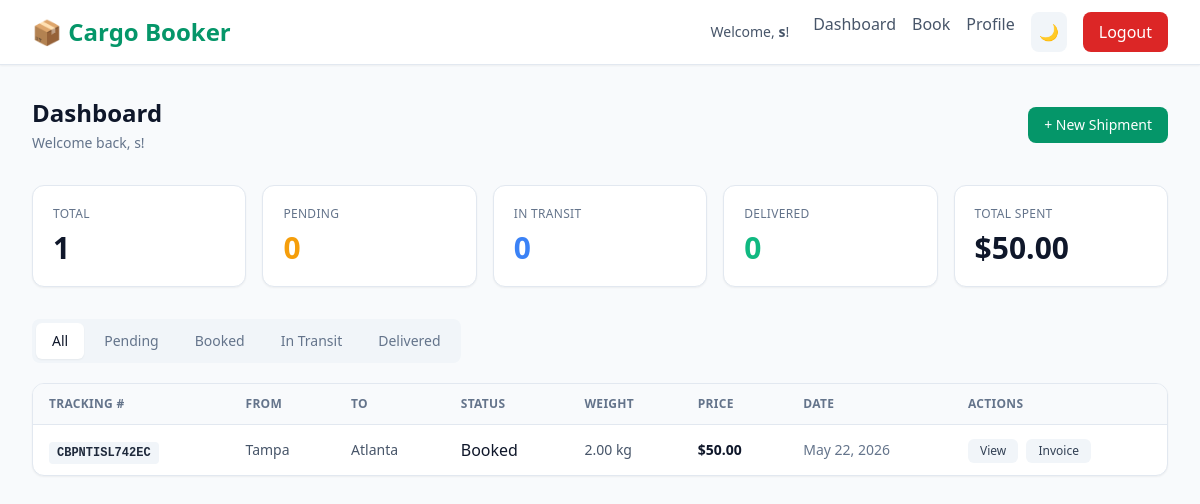
/dashboard/ (signed in), run on the app's committed database.
### shipments/models.py (models this page shows, shortened)
class Shipment(models.Model):
    CARGO_TYPE_CHOICES = [
        ('documents', 'Documents'),
        ('fragile', 'Fragile Items'),
        ('perishable', 'Perishable Goods'),
        ('electronics', 'Electronics'),
        ('furniture', 'Furniture'),
        ('machinery', 'Machinery'),
        ('other', 'Other'),
    ]
    STATUS_CHOICES = [
        ('pending', 'Pending'),
        ('booked', 'Booked'),
        ('in_transit', 'In Transit'),
        ('delivered', 'Delivered'),
        ('cancelled', 'Cancelled'),
    ]
    user = models.ForeignKey(User, on_delete=models.CASCADE, related_name='shipments')
    tracking_number = models.CharField(max_length=20, unique=True, default=generate_tracking_number)
    sender_name = models.CharField(max_length=255)
    sender_email = models.EmailField()
    sender_phone = models.CharField(max_length=20)
    sender_address = models.TextField()
    sender_city = models.CharField(max_length=100)
    sender_postal = models.CharField(max_length=20)
    receiver_name = models.CharField(max_length=255)
    receiver_email = models.EmailField()
    receiver_phone = models.CharField(max_length=20)
    receiver_address = models.TextField()
    receiver_city = models.CharField(max_length=100)
    receiver_postal = models.CharField(max_length=20)
    cargo_type = models.CharField(max_length=20, choices=CARGO_TYPE_CHOICES)
    cargo_description = models.TextField()
    weight_kg = models.DecimalField(max_digits=10, decimal_places=2)
    cargo_type_price = models.DecimalField(max_digits=10, decimal_places=2, default=0)  # per kg
    total_price = models.DecimalField(max_digits=10, decimal_places=2, default=0)
    status = models.CharField(max_length=20, choices=STATUS_CHOICES, default='pending')
    created_at = models.DateTimeField(auto_now_add=True)
    updated_at = models.DateTimeField(auto_now=True)
    estimated_delivery = models.DateTimeField(null=True, blank=True)
    class Meta:
        ordering = ['-created_at']

### shipments/views.py (the view)
# urls.py: path('dashboard/', views.dashboard, name='dashboard'),
@login_required(login_url='login')
def dashboard(request):
    shipments = request.user.shipments.all()
    stats = {
        'total_shipments': shipments.count(),
        'pending': shipments.filter(status='pending').count(),
        'in_transit': shipments.filter(status='in_transit').count(),
        'delivered': shipments.filter(status='delivered').count(),
        'total_spent': sum(s.total_price for s in shipments) if shipments else 0,
    }
    status_filter = request.GET.get('status')
    if status_filter:
        shipments = shipments.filter(status=status_filter)
    search_query = request.GET.get('search', '')
    if search_query:
        shipments = shipments.filter(
            Q(tracking_number__icontains=search_query) |
            Q(sender_name__icontains=search_query) |
            Q(receiver_name__icontains=search_query)
        )
    return render(request, 'dashboard.html', {
        'shipments': shipments,
        'stats': stats,
        'status_filter': status_filter,
        'search_query': search_query
    })

### templates/dashboard.html (shortened to what this page needs)
{% extends 'base.html' %}
{% block content %}
<div class="max-w-7xl mx-auto px-4 sm:px-6 lg:px-8 py-8">
    <div class="flex justify-between items-center mb-8">
        <div>
            <h1 class="text-2xl font-bold text-slate-900 dark:text-white">Dashboard</h1>
            <p class="text-slate-500 dark:text-slate-400 text-sm mt-1">Welcome back, {{ request.user.first_name|default:request.user.username }}!</p>
        </div>
        <a href="{% url 'book_shipment' %}"
           class="px-4 py-2 bg-emerald-600 hover:bg-emerald-700 text-white rounded-lg font-medium text-sm transition-colors">
            + New Shipment
        </a>
    </div>
    <div class="grid grid-cols-2 md:grid-cols-5 gap-4 mb-8">
        <div class="bg-white dark:bg-slate-800 border border-slate-200 dark:border-slate-700 rounded-xl p-5 shadow-sm">
            <div class="text-xs font-600 text-slate-500 dark:text-slate-400 uppercase tracking-wide mb-2">Total</div>
            <div class="text-3xl font-bold text-slate-900 dark:text-white">{{ stats.total_shipments }}</div>
        </div>
        <div class="bg-white dark:bg-slate-800 border border-slate-200 dark:border-slate-700 rounded-xl p-5 shadow-sm">
            <div class="text-xs font-600 text-slate-500 dark:text-slate-400 uppercase tracking-wide mb-2">Pending</div>
            <div class="text-3xl font-bold text-amber-500">{{ stats.pending }}</div>
        </div>
        <div class="bg-white dark:bg-slate-800 border border-slate-200 dark:border-slate-700 rounded-xl p-5 shadow-sm">
            <div class="text-xs font-600 text-slate-500 dark:text-slate-400 uppercase tracking-wide mb-2">In Transit</div>
            <div class="text-3xl font-bold text-blue-500">{{ stats.in_transit }}</div>
        </div>
        <div class="bg-white dark:bg-slate-800 border border-slate-200 dark:border-slate-700 rounded-xl p-5 shadow-sm">
            <div class="text-xs font-600 text-slate-500 dark:text-slate-400 uppercase tracking-wide mb-2">Delivered</div>
            <div class="text-3xl font-bold text-emerald-500">{{ stats.delivered }}</div>
        </div>
        <div class="bg-white dark:bg-slate-800 border border-slate-200 dark:border-slate-700 rounded-xl p-5 shadow-sm">
            <div class="text-xs font-600 text-slate-500 dark:text-slate-400 uppercase tracking-wide mb-2">Total Spent</div>
            <div class="text-3xl font-bold text-slate-900 dark:text-white">${{ stats.total_spent|floatformat:2 }}</div>
        </div>
    </div>
    <div class="flex gap-1 mb-5 bg-slate-100 dark:bg-slate-800 p-1 rounded-lg w-fit">
        <a href="{% url 'dashboard' %}"
           class="px-4 py-2 rounded-md text-sm font-medium transition-all
                  {% if not status_filter %}bg-white dark:bg-slate-700 text-slate-900 dark:text-white shadow-sm{% else %}text-slate-500 dark:text-slate-400 hover:text-slate-700 dark:hover:text-slate-200{% endif %}">
            All
        </a>
        <a href="?status=pending"
           class="px-4 py-2 rounded-md text-sm font-medium transition-all
                  {% if status_filter == 'pending' %}bg-white dark:bg-slate-700 text-slate-900 dark:text-white shadow-sm{% else %}text-slate-500 dark:text-slate-400 hover:text-slate-700 dark:hover:text-slate-200{% endif %}">
            Pending
        </a>
        <a href="?status=booked"
           class="px-4 py-2 rounded-md text-sm font-medium transition-all
                  {% if status_filter == 'booked' %}bg-white dark:bg-slate-700 text-slate-900 dark:text-white shadow-sm{% else %}text-slate-500 dark:text-slate-400 hover:text-slate-700 dark:hover:text-slate-200{% endif %}">
            Booked
        </a>
        <a href="?status=in_transit"
           class="px-4 py-2 rounded-md text-sm font-medium transition-all
                  {% if status_filter == 'in_transit' %}bg-white dark:bg-slate-700 text-slate-900 dark:text-white shadow-sm{% else %}text-slate-500 dark:text-slate-400 hover:text-slate-700 dark:hover:text-slate-200{% endif %}">
            In Transit
        </a>
        <a href="?status=delivered"
           class="px-4 py-2 rounded-md text-sm font-medium transition-all
                  {% if status_filter == 'delivered' %}bg-white dark:bg-slate-700 text-slate-900 dark:text-white shadow-sm{% else %}text-slate-500 dark:text-slate-400 hover:text-slate-700 dark:hover:text-slate-200{% endif %}">
            Delivered
        </a>
    </div>
    <div class="bg-white dark:bg-slate-800 border border-slate-200 dark:border-slate-700 rounded-xl overflow-hidden shadow-sm">
        {% if shipments %}
        <table class="w-full border-collapse">
            <thead>
                <tr class="bg-slate-50 dark:bg-slate-900 border-b border-slate-200 dark:border-slate-700">
                    <th class="px-4 py-3 text-left text-xs font-700 text-slate-500 dark:text-slate-400 uppercase tracking-wide">Tracking #</th>
                    <th class="px-4 py-3 text-left text-xs font-700 text-slate-500 dark:text-slate-400 uppercase tracking-wide">From</th>
                    <th class="px-4 py-3 text-left text-xs font-700 text-slate-500 dark:text-slate-400 uppercase tracking-wide">To</th>
                    <th class="px-4 py-3 text-left text-xs font-700 text-slate-500 dark:text-slate-400 uppercase tracking-wide">Status</th>
                    <th class="px-4 py-3 text-left text-xs font-700 text-slate-500 dark:text-slate-400 uppercase tracking-wide">Weight</th>
                    <th class="px-4 py-3 text-left text-xs font-700 text-slate-500 dark:text-slate-400 uppercase tracking-wide">Price</th>
                    <th class="px-4 py-3 text-left text-xs font-700 text-slate-500 dark:text-slate-400 uppercase tracking-wide">Date</th>
                    <th class="px-4 py-3 text-left text-xs font-700 text-slate-500 dark:text-slate-400 uppercase tracking-wide">Actions</th>
                </tr>
            </thead>
            <tbody class="divide-y divide-slate-100 dark:divide-slate-700">
                {% for shipment in shipments %}
                <tr class="hover:bg-slate-50 dark:hover:bg-slate-700 transition-colors">
                    <td class="px-4 py-3">
                        <code class="text-xs font-bold text-slate-800 dark:text-slate-200 bg-slate-100 dark:bg-slate-700 px-2 py-1 rounded">
                            {{ shipment.tracking_number }}
                        </code>
                    </td>
                    <td class="px-4 py-3 text-sm text-slate-600 dark:text-slate-300">{{ shipment.sender_city }}</td>
                    <td class="px-4 py-3 text-sm text-slate-600 dark:text-slate-300">{{ shipment.receiver_city }}</td>
                    <td class="px-4 py-3">
                        <span class="status-badge status-{{ shipment.status }}">
                            {{ shipment.get_status_display }}
                        </span>
                    </td>
                    <td class="px-4 py-3 text-sm text-slate-600 dark:text-slate-300">{{ shipment.weight_kg }} kg</td>
                    <td class="px-4 py-3 text-sm font-semibold text-slate-900 dark:text-white">${{ shipment.total_price|floatformat:2 }}</td>
                    <td class="px-4 py-3 text-sm text-slate-500 dark:text-slate-400">{{ shipment.created_at|date:"M d, Y" }}</td>
                    <td class="px-4 py-3">
                        <a href="{% url 'shipment_detail' shipment.pk %}"
                           class="inline-block px-3 py-1 bg-slate-100 dark:bg-slate-700 hover:bg-slate-200 dark:hover:bg-slate-600
                                  text-slate-700 dark:text-slate-200 text-xs font-medium rounded-md mr-1 transition-colors">
                            View
                        </a>
                        <a href="{% url 'invoice' shipment.pk %}"
                           class="inline-block px-3 py-1 bg-slate-100 dark:bg-slate-700 hover:bg-slate-200 dark:hover:bg-slate-600
                                  text-slate-700 dark:text-slate-200 text-xs font-medium rounded-md transition-colors">
                            Invoice
                        </a>
                    </td>
                </tr>
                {% endfor %}
            </tbody>
        </table>
        {% endif %}
    </div>
</div>
{% endblock %}

### templates/base.html (shortened to what this page needs)
{% load static %}
<!DOCTYPE html>
<html lang="en">
<head>
    <script src="https://cdn.tailwindcss.com"></script>
    <link rel="stylesheet" href="{% static 'css/style.css' %}">
</head>
<body class="bg-slate-50 dark:bg-slate-900 text-slate-900 dark:text-white transition-colors duration-300">
    <nav class="sticky top-0 z-50 bg-white dark:bg-slate-950 border-b border-slate-200 dark:border-slate-800 shadow-sm">
        <div class="max-w-7xl mx-auto px-4 sm:px-6 lg:px-8">
            <div class="flex justify-between items-center h-16">
                <div class="flex-shrink-0">
                    <a href="{% url 'index' %}" class="text-2xl font-bold text-emerald-600 dark:text-emerald-400 hover:text-emerald-700 transition-colors">📦 Cargo Booker</a>
                </div>
                <div class="flex items-center gap-6">
                    {% if user.is_authenticated %}
                        <span class="text-sm text-slate-600 dark:text-slate-300">Welcome, <span class="font-semibold">{{ user.first_name|default:user.username }}</span>!</span>
                        <div class="flex gap-4">
                            <a href="{% url 'dashboard' %}" class="text-slate-600 dark:text-slate-300 hover:text-emerald-600 dark:hover:text-emerald-400 transition-colors font-medium">Dashboard</a>
                            <a href="{% url 'book_shipment' %}" class="text-slate-600 dark:text-slate-300 hover:text-emerald-600 dark:hover:text-emerald-400 transition-colors font-medium">Book</a>
                            <a href="{% url 'profile' %}" class="text-slate-600 dark:text-slate-300 hover:text-emerald-600 dark:hover:text-emerald-400 transition-colors font-medium">Profile</a>
                            <button id="darkModeToggle" class="p-2 rounded-lg bg-slate-100 dark:bg-slate-800 hover:bg-slate-200 dark:hover:bg-slate-700 transition-colors">🌙</button>
                            <a href="{% url 'logout' %}" class="px-4 py-2 bg-red-600 hover:bg-red-700 text-white rounded-lg transition-colors font-medium">Logout</a>
                        </div>
                    {% endif %}
                </div>
            </div>
        </div>
    </nav>
    <main class="min-h-[calc(100vh-120px)] bg-slate-50 dark:bg-slate-900 transition-colors">
        {% block content %}{% endblock %}
    </main>
</body>
</html>

### data on the page
Shipment: tracking_number "CBPNTISL742EC", sender_city "Tampa", receiver_city "Atlanta", status "Booked", weight_kg "2.00", total_price "50.00", created_at "May 22, 2026"

### other printed values
{{ user.first_name|default:user.username }} "s"
{{ request.user.first_name|default:request.user.username }} "s"
{{ stats.total_shipments }} "1"
{{ stats.pending }} "0"
{{ stats.in_transit }} "0"
{{ stats.delivered }} "0"
{{ stats.total_spent|floatformat:2 }} "50.00"
